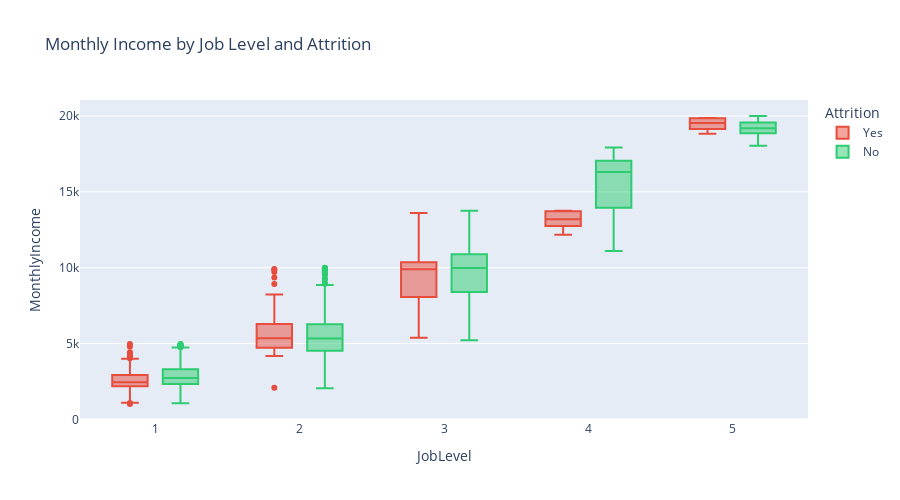

Notebook code cell kept with this figure:
### Code cell
# Income by Job Level and Attrition
fig = px.box(df, x='JobLevel', y='MonthlyIncome', color='Attrition',
             title='Monthly Income by Job Level and Attrition',
             color_discrete_map={'Yes': '#e74c3c', 'No': '#2ecc71'})

fig.update_layout(height=500)
fig.show()

### Figure 1 — Plotly figure (JSON) as saved in the notebook; plotly's stock layout.template omitted (floating-point values rounded to 4 significant figures; data arrays with more than 128 entries replaced by an {"elided": "..."} marker saying what was removed)
{"data": [{"alignmentgroup": "True", "hovertemplate": "Attrition=Yes<br>JobLevel=%{x}<br>MonthlyIncome=%{y}<extra></extra>", "legendgroup": "Yes", "marker": {"color": "#e74c3c"}, "name": "Yes", "notched": false, "offsetgroup": "Yes", "orientation": "v", "showlegend": true, "type": "box", "x": {"elided": "237 int values"}, "x0": " ", "xaxis": "x", "y": {"elided": "237 int values"}, "y0": " ", "yaxis": "y"}, {"alignmentgroup": "True", "hovertemplate": "Attrition=No<br>JobLevel=%{x}<br>MonthlyIncome=%{y}<extra></extra>", "legendgroup": "No", "marker": {"color": "#2ecc71"}, "name": "No", "notched": false, "offsetgroup": "No", "orientation": "v", "showlegend": true, "type": "box", "x": {"elided": "1233 int values"}, "x0": " ", "xaxis": "x", "y": {"elided": "1233 int values"}, "y0": " ", "yaxis": "y"}], "layout": {"boxmode": "group", "height": 500, "legend": {"title": {"text": "Attrition"}, "tracegroupgap": 0}, "title": {"text": "Monthly Income by Job Level and Attrition"}, "xaxis": {"anchor": "y", "domain": [0, 1], "title": {"text": "JobLevel"}}, "yaxis": {"anchor": "x", "domain": [0, 1], "title": {"text": "MonthlyIncome"}}}}
